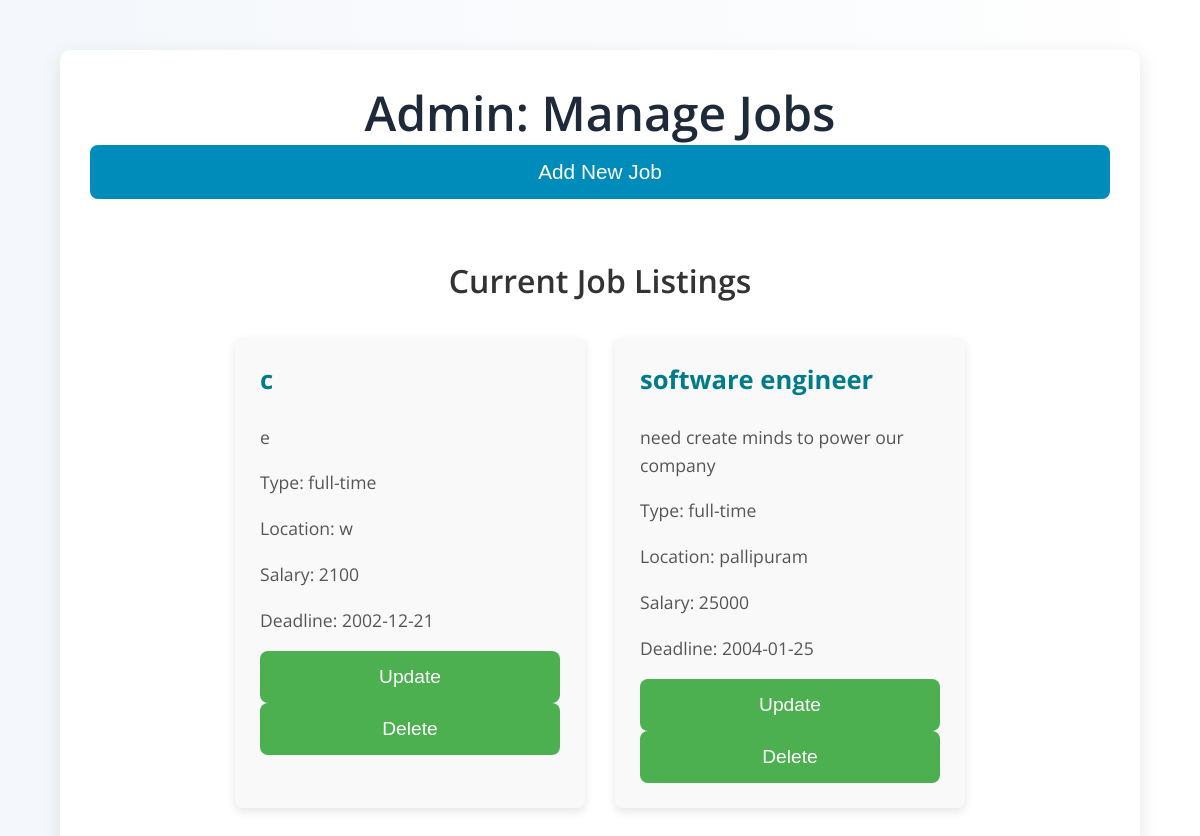
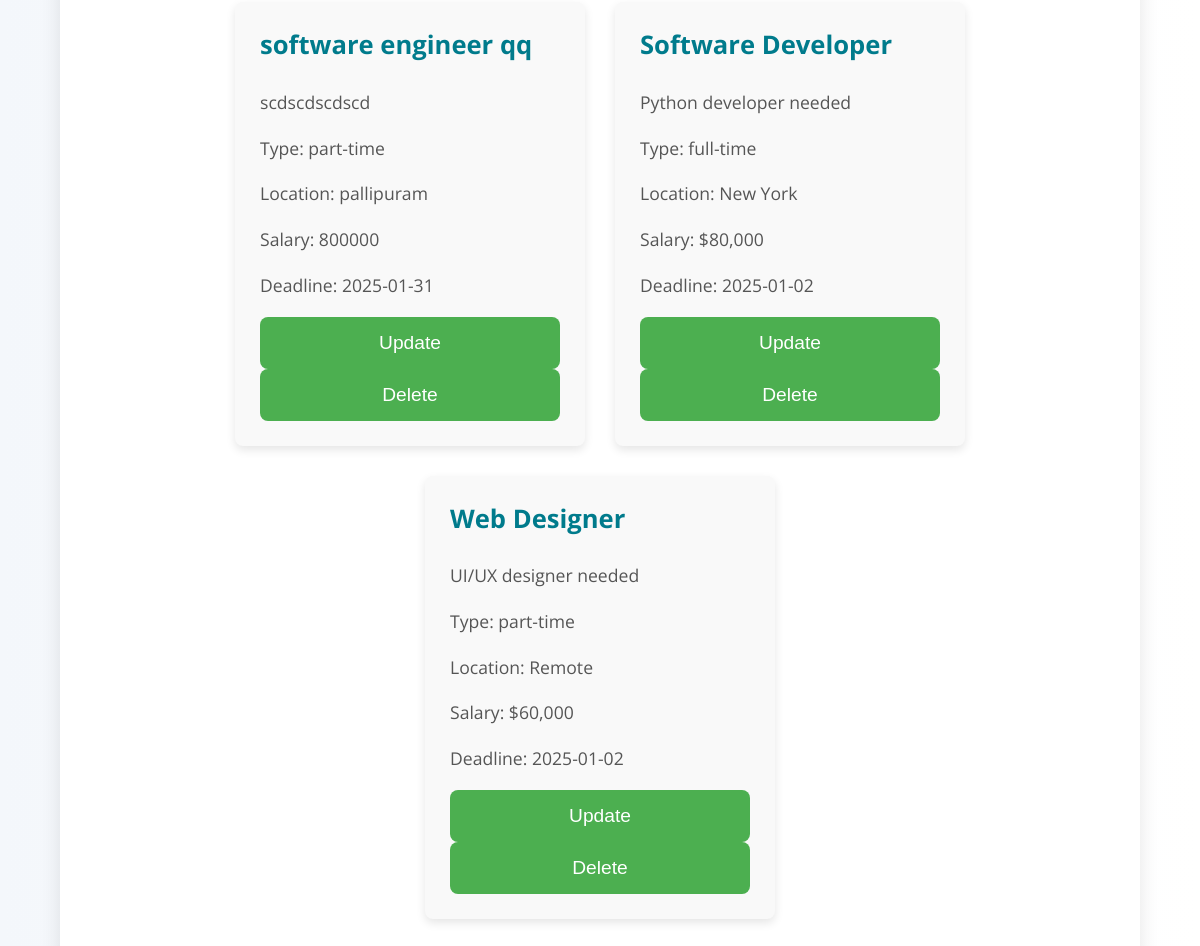
Screenshot of /admin/adminmn (signed in) with the database file from the repository (2 pictures, top to bottom).
### models.py (models this page shows, shortened)
class Job(db.Model):
    __tablename__ = 'jobs'
    id = db.Column(db.Integer, primary_key=True)
    title = db.Column(db.String(100), nullable=False)
    description = db.Column(db.Text, nullable=False)
    job_type = db.Column(db.String(20), nullable=False)  # full-time, part-time, contract
    location = db.Column(db.String(100), nullable=False)
    salary = db.Column(db.String(50), nullable=False)
    deadline = db.Column(db.Date, nullable=False)
    created_at = db.Column(db.DateTime, default=datetime.utcnow)
    created_by = db.Column(db.Integer, db.ForeignKey('users.id'), nullable=False)
    user = db.relationship('User', backref=db.backref('jobs', lazy=True))

### admin_routes.py (the view, shortened to what this page needs)
@admin_blueprint.route('/adminmn', methods=['GET', 'POST'])
def manage_jobs():
    from app import db
    from models import Job
    if 'user_id' not in session or session.get('role') != 'admin':
        return redirect(url_for('auth.login'))  # Ensure only admins can access
    jobs = Job.query.all()
    return render_template('adminmn.html', jobs=jobs)

### templates/adminmn.html (shortened to what this page needs)
<!DOCTYPE html>
<html lang="en">
<head>
    <link rel="stylesheet" href="{{url_for('static', filename='/css/adminmn.css')}}">
</head>
<body>
    <div class="container">
        <div class="header">
            <h1>Admin: Manage Jobs</h1>
            <button class="show-form-button" onclick="toggleForm()">Add New Job</button>
<div class="job-list-container">
    <h2>Current Job Listings</h2>
    <ul id="jobList" class="job-list">
        {% for job in jobs %}
        <li>
            <h3>{{ job.title }}</h3>
            <p>{{ job.description }}</p>
            <p>Type: {{ job.job_type }}</p>
            <p>Location: {{ job.location }}</p>
            <p>Salary: {{ job.salary }}</p>
            <p>Deadline: {{ job.deadline }}</p>
            <div class="job-actions">
                <button
                    class="update-button"
                    onclick="editJob({{ job.id }}, '{{ job.title }}', '{{ job.description }}', '{{ job.job_type }}', '{{ job.location }}', '{{ job.salary }}', '{{ job.deadline }}')">
                    Update
                </button>
                <form action="{{ url_for('admin_routes.delete_job', job_id=job.id) }}" method="POST" style="display:inline;">
                    <button type="submit" class="delete-button">Delete</button>
                </form>
            </div>
        </li>
        {% endfor %}
    </ul>
</div>
</body>
</html>

### static/css/adminmn.css (style rules this page uses)
body { font-family: 'Open Sans', sans-serif; margin: 0; padding: 0; background: linear-gradient(to right, #f4f7fb, #ffffff); }
.container { width: 85%; margin: 0 auto; padding: 30px; background-color: #ffffff; box-shadow: 0 6px 20px rgba(0, 0, 0, 0.1); border-radius: 10px; margin-top: 50px; }
.header { text-align: center; margin-bottom: 30px; }
.header h1 { font-size: 3em; color: #1E2A39; margin: 0; font-weight: 600; }
.show-form-button { padding: 15px 25px; background-color: #008CBA; color: white; font-size: 1.3em; border: none; border-radius: 8px; cursor: pointer; margin-bottom: 20px; transition: background-color 0.3s; width: 100%; text-align: center; }
button { padding: 15px 25px; background-color: #4CAF50; color: white; font-size: 1.2em; border: none; border-radius: 8px; cursor: pointer; transition: background-color 0.3s; width: 100%; }
.job-list-container { margin-top: 40px; text-align: center; }
.job-list-container h2 { margin-bottom: 20px; font-size: 2em; color: #333; font-weight: 600; }
.job-list { list-style: none; padding: 0; display: flex; flex-wrap: wrap; justify-content: center; }
.job-list li { background-color: #f9f9f9; padding: 25px; margin: 15px; border-radius: 8px; box-shadow: 0 4px 10px rgba(0, 0, 0, 0.1); width: 300px; text-align: left; transition: transform 0.3s ease, box-shadow 0.3s ease; }
.job-list li h3 { margin-top: 0; font-size: 1.6em; color: #007B8C; font-weight: bold; }
.job-list li p { color: #555; font-size: 1.1em; line-height: 1.6; }

### rows the page displays
Job: title "c", description "e", job_type "full-time", location "w", salary "2100", deadline "2002-12-21"
Job: title "software engineer", description "need create minds to power our company", job_type "full-time", location "pallipuram", salary "25000", deadline "2004-01-25"
Job: title "software engineer qq", description "scdscdscdscd", job_type "part-time", location "pallipuram", salary "800000", deadline "2025-01-31"
Job: title "Software Developer", description "Python developer needed", job_type "full-time", location "New York", salary "$80,000", deadline "2025-01-02"
Job: title "Web Designer", description "UI/UX designer needed", job_type "part-time", location "Remote", salary "$60,000", deadline "2025-01-02"
